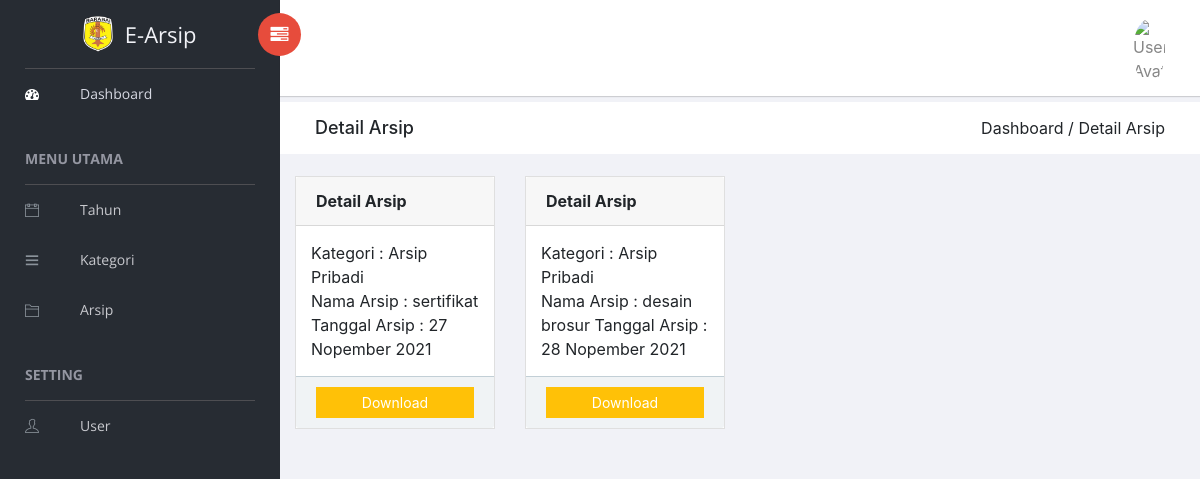
Screenshot of /admin/home.php?page=dashboard&aksi=detail&bulan=Nopember&tahun=2021 (signed in) with the database file from the repository.
### tables this page shows
CREATE TABLE `tb_arsip` (
  `id` int(20) NOT NULL,
  `kategori` varchar(255) NOT NULL,
  `tahun` varchar(20) NOT NULL,
  `bulan` varchar(255) NOT NULL,
  `tgl_arsip` date NOT NULL,
  `nama_arsip` varchar(255) NOT NULL,
  `file` varchar(255) NOT NULL
);

### admin/dashboard/detail.php (the view)
<?php
    function tgl_indo($tanggal){
        $bulan = array (
            1 =>   'Januari',
            'Februari',
            'Maret',
            'April',
            'Mei',
            'Juni',
            'Juli',
            'Agustus',
            'September',
            'Oktober',
            'Nopember',
            'Desember'
        );
        $pecahkan = explode('-', $tanggal);
        return $pecahkan[2] . ' ' . $bulan[ (int)$pecahkan[1] ] . ' ' . $pecahkan[0];
    }
?>
<div class="breadcrumbs">
            <div class="col-sm-4">
                <div class="page-header float-left">
                    <div class="page-title">
                        <h1>Detail Arsip</h1>
                    </div>
                </div>
            </div>
            <div class="col-sm-8">
                <div class="page-header float-right">
                    <div class="page-title">
                        <ol class="breadcrumb text-right">
                            <li class="active">Dashboard / Detail Arsip</li>
                        </ol>
                    </div>
                </div>
            </div>
        </div>
        <div class="content mt-3">
             <div class="animated fadeIn">
                <div class="row">
                    <?php
                        $tahun = $_GET['tahun'];
                        $bulan = $_GET['bulan'];
                        $sql = mysqli_query($koneksi, "SELECT * FROM tb_arsip WHERE tahun='$tahun' AND bulan='$bulan'");
                        while ($data = mysqli_fetch_array($sql)){
                    ?>
                    <div class="col-lg-3 col-md-6">
                        <div class="card">
                            <div class="card-header">
                                <strong class="card-title">Detail Arsip</strong>
                            </div>
                            <div class="card-body">
                                Kategori : <?= $data['kategori'] ?><br>
                                Nama Arsip : <?= $data['nama_arsip'] ?>
                                Tanggal Arsip : <?= tgl_indo($data['tgl_arsip'], 'Y-m-d') ?>
                            </div>
                            <div class="card-footer">
                                <a href="?page=arsip&aksi=tampil&id=<?= $data['id'] ?>" class="btn btn-warning btn-sm btn-block text-white">Download</a>
                            </div>
                        </div>
                    </div>
                    <?php } ?>
                </div>
            </div>
        </div>

### rows the page displays
tb_arsip: kategori "Arsip Pribadi", nama_arsip "sertifikat", tgl_arsip "27 Nopember 2021"
tb_arsip: kategori "Arsip Pribadi", nama_arsip "desain brosur", tgl_arsip "28 Nopember 2021"
